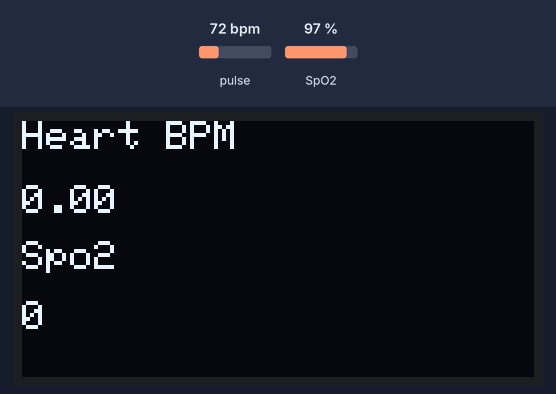
Recording of a sketch running on a simulated Arduino Uno, built with avr-gcc and run on an emulated ATmega328P. On the bench: 128×64 one-colour display. The test bench sets the inputs (shaded band); at power-on: pulse 72 bpm, SpO2 97 %. What the sketch prints to the serial monitor is not drawn.

Above: at 1.4 s.
1.5 s: pulse set to 42 bpm
At 4.9 s:
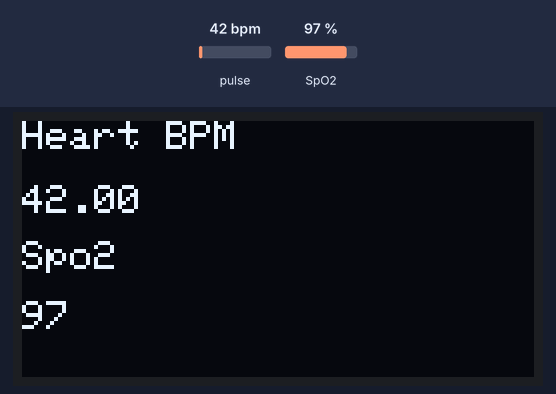
5.7 s: pulse set to 70 bpm
At 7.05 s:
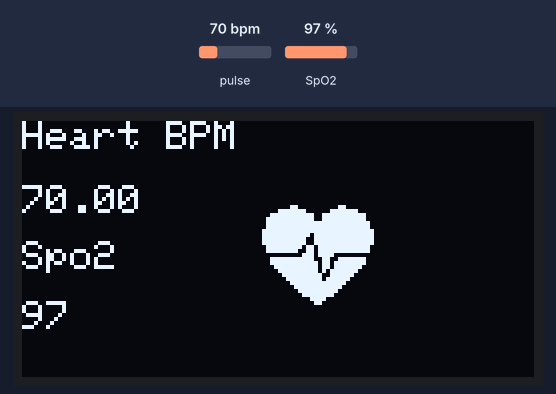
7.7 s: SpO2 set to 80 %
At 9.8 s:
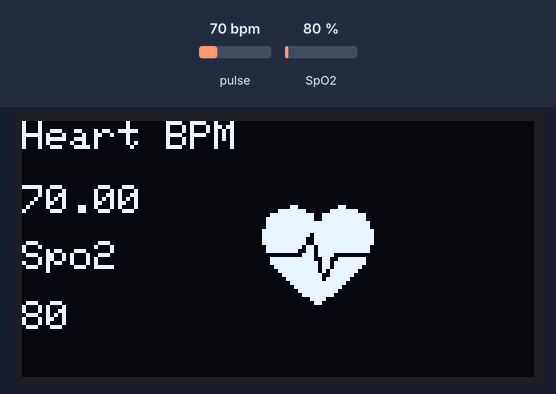
10.0 s: SpO2 set to 85 %
At 10.9 s:
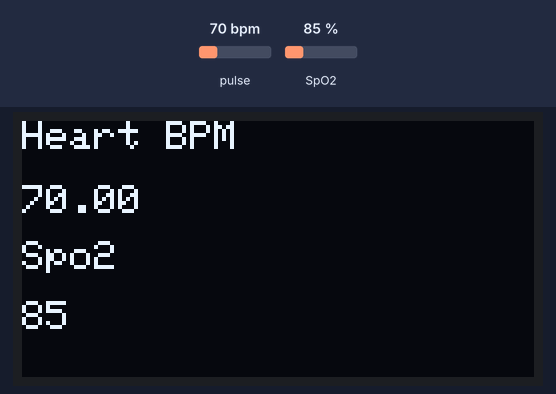
Timing chart, 0 to 13.0 s (numbered marks = the images above; inputs shaded):
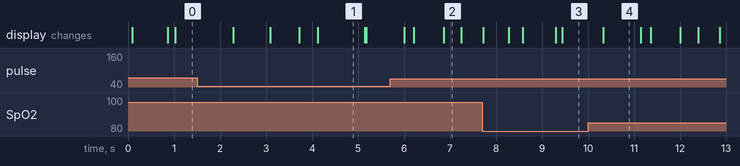

Measured:
- after the input at 7.7 s, the display: first differs from a run without the input after 0.57 s (image 3 shows a later state)
- after the input at 10.0 s, the display: changes after 0.33 s (image 4)
- what the display in image 1 shows lasts 1.0 s, from 4.1 s to 5.1 s
- what the display in image 4 shows lasts 0.9 s, from 10.3 s to 11.2 s

The sketch:

EDW_project-code-final.ino
```cpp
#include <Wire.h>
#include "MAX30100_PulseOximeter.h"

#include "Wire.h"
#include "Adafruit_GFX.h"
#include "OakOLED.h"
#include <Adafruit_I2CDevice.h>
#define REPORTING_PERIOD_MS 1000
OakOLED oled;

PulseOximeter pox;

uint32_t tsLastReport = 0;

const unsigned char bitmap [] PROGMEM=
{
0x00, 0x00, 0x00, 0x00, 0x01, 0x80, 0x18, 0x00, 0x0f, 0xe0, 0x7f, 0x00, 0x3f, 0xf9, 0xff, 0xc0,
0x7f, 0xf9, 0xff, 0xc0, 0x7f, 0xff, 0xff, 0xe0, 0x7f, 0xff, 0xff, 0xe0, 0xff, 0xff, 0xff, 0xf0,
0xff, 0xf7, 0xff, 0xf0, 0xff, 0xe7, 0xff, 0xf0, 0xff, 0xe7, 0xff, 0xf0, 0x7f, 0xdb, 0xff, 0xe0,
0x7f, 0x9b, 0xff, 0xe0, 0x00, 0x3b, 0xc0, 0x00, 0x3f, 0xf9, 0x9f, 0xc0, 0x3f, 0xfd, 0xbf, 0xc0,
0x1f, 0xfd, 0xbf, 0x80, 0x0f, 0xfd, 0x7f, 0x00, 0x07, 0xfe, 0x7e, 0x00, 0x03, 0xfe, 0xfc, 0x00,
0x01, 0xff, 0xf8, 0x00, 0x00, 0xff, 0xf0, 0x00, 0x00, 0x7f, 0xe0, 0x00, 0x00, 0x3f, 0xc0, 0x00,
0x00, 0x0f, 0x00, 0x00, 0x00, 0x06, 0x00, 0x00, 0x00, 0x00, 0x00, 0x00, 0x00, 0x00, 0x00, 0x00
};

void onBeatDetected()
{
Serial.println("Beat!");
oled.drawBitmap( 60, 20, bitmap, 28, 28, 1);
oled.display();
}

void setup()
{
Serial.begin(9600);

oled.begin();
oled.clearDisplay();
oled.setTextSize(1);
oled.setTextColor(1);
oled.setCursor(0, 0);

oled.println("Initializing pulse oximeter..");
oled.display();
Serial.print("Initializing pulse oximeter..");

if (!pox.begin()) {
Serial.println("FAILED");
oled.clearDisplay();
oled.setTextSize(1);
oled.setTextColor(1);
oled.setCursor(0, 0);
oled.println("FAILED");
oled.display();
for(;;);
} else {
oled.clearDisplay();
oled.setTextSize(1);
oled.setTextColor(1);
oled.setCursor(0, 0);
oled.println("SUCCESS");
oled.display();
Serial.println("SUCCESS");
}
pox.setOnBeatDetectedCallback(onBeatDetected);
}

void loop()
{
pox.update();

if (millis() - tsLastReport > REPORTING_PERIOD_MS) {
Serial.print("Heart BPM:");
Serial.print(pox.getHeartRate());
Serial.print("-----");
Serial.print("Oxygen Percent:");
Serial.print(pox.getSpO2());
Serial.println("\n");
oled.clearDisplay();
oled.setTextSize(1);
oled.setTextColor(1);
oled.setCursor(0,16);
oled.println(pox.getHeartRate());

oled.setTextSize(1);
oled.setTextColor(1);
oled.setCursor(0, 0);
oled.println("Heart BPM");

oled.setTextSize(1);
oled.setTextColor(1);
oled.setCursor(0, 30);
oled.println("Spo2");

oled.setTextSize(1);
oled.setTextColor(1);
oled.setCursor(0,45);
oled.println(pox.getSpO2());
oled.display();
tsLastReport = millis();
}
}
```
